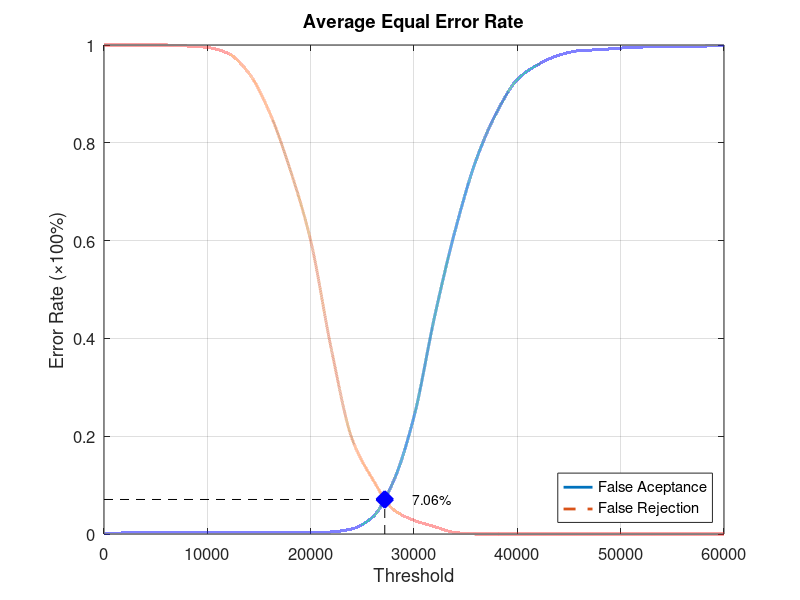
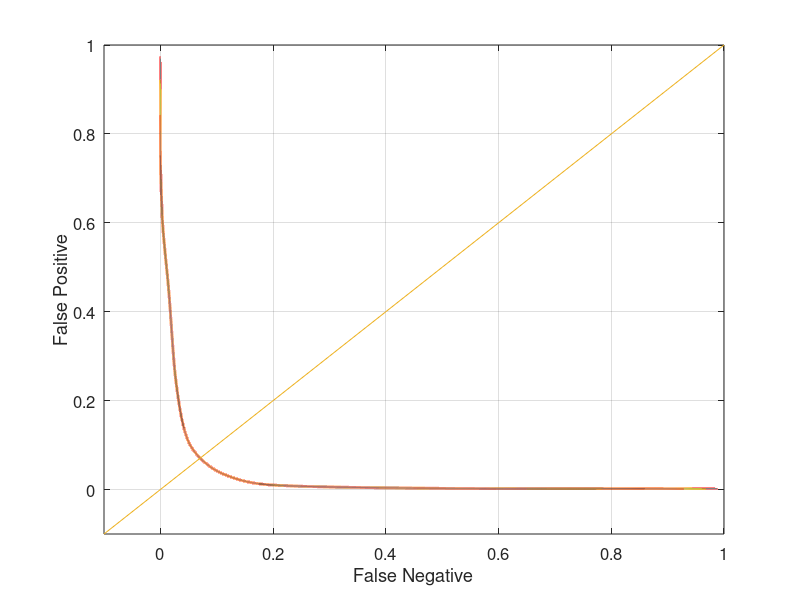

These charts were generated, in order, by the following MATLAB code:
function yEER = Database2Average
close all;
clear;
clc;
x = 0:2000:60000;
xq = 0:0.5:60000;

y0 = [0 0.00210526 0.00210526 0.00210526 0.00210526 0.00210526 0.00210526 0.00210526 0.00210526 0.00210526 0.00210526 0.00421053 0.0105263 0.0347368 0.107368 0.24 0.445263 0.622105 0.764211 0.862105 0.929474 0.96 0.978947 0.988421 0.990526 0.993684 0.99579 0.997895 0.997895 0.997895 1];
yy0 = interp1(x, y0, xq, 'pchip');
y1 = [1 1 1 1 0.998 0.995 0.983 0.943 0.863 0.746 0.6 0.378 0.195 0.112 0.05 0.028 0.015 0.003 0 0 0 0 0 0 0 0 0 0 0 0 0];
yy1 = interp1(x, y1, xq, 'pchip');

% Calculating EER: 
y2 = abs(y0 - y1);
find(y2 == min(y2))
yy2 = abs(yy0 - yy1);
xEER = find(yy2 == min(yy2));
xEERIndex = xq(xEER) % X-axis EER
yEER = yy0(xEER) % Y-axis EER

main = figure
plot(xq, yy0,'-','LineWidth', 2);	hold on
plot(xq, yy1,'--','LineWidth', 2);	hold on
plot([xEERIndex xEERIndex], [0 yEER], 'k--');	hold on
plot([0 xEERIndex], [yEER yEER], 'k--');	hold on
plot(xEERIndex, yEER, 'bx', 'LineWidth', 10);	hold on
text(xEERIndex + 10 * xEERIndex / 100, yEER, [num2str(round((10000 * yEER)) / 100) '%'])
legend('False Aceptance', 'False Rejection', 'Location', 'SouthEast')
xlabel('Threshold')
ylabel('Error Rate (\times100%)')
title('Average Equal Error Rate')
set(gca, 'FontSize', 12)
axis([0 60000 0 1])
grid on

print(main, 'Database2AverageMain', '-dpng');
FNRxFPR = figure('Color', [1 1 1]);
plot(yy1, yy0, '-', yy1, yy0, 'LineWidth', 2);
hold on
y = -0.1:0.1:1
plot(y, y); 
set(gca, 'FontSize', 12)
xlabel('False Negative')
ylabel('False Positive')
axis([-0.1 1 -0.1 1])
set(gca, 'FontSize', 12)
grid on

print(FNRxFPR, 'Database2AverageFNRxFPR','-dpng');
end
